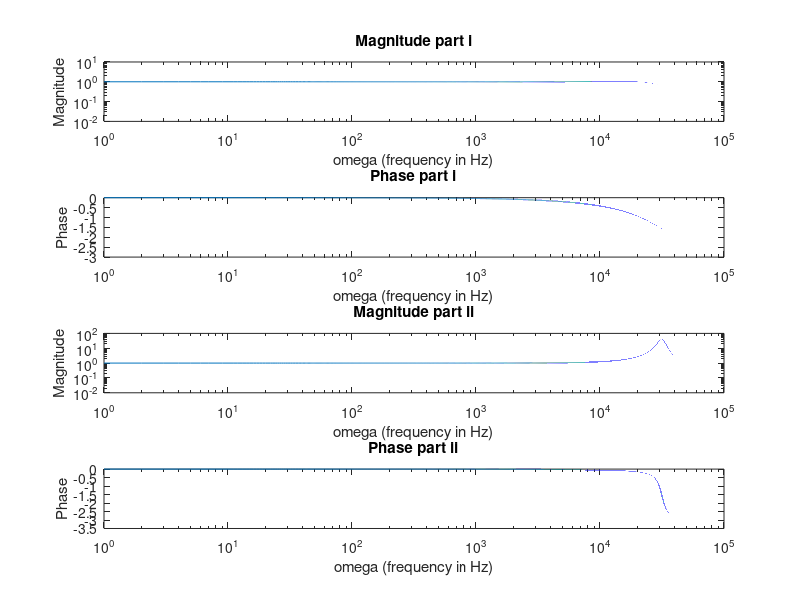

Write MATLAB code to recreate this figure.
C = 10^-7;
L = 10^-2;
R1 = 400;
R2 = 50;

%atan imag/real

%mag 1
w = 1:1:100000;
Hmag=(1./((w.^2*R1.^2*C.^2)+(1-w.^2*L*C).^2));
subplot(4,1,1);
loglog(w,Hmag);
title('Magnitude part i');
xlabel('omega (frequency in Hz)');
ylabel('Magnitude');


%phase 1
w = 1:1:100000;
% real = 1./(1-(w.^2*L*C));
% imag = 1./(w*R1*C);

% imag = (w*R1*C)./(-(w.^2*R1^2*C^2) + -(w.^4*L^2*C^2) + 2*w.^2*L*C-1);
% real = (w.^2*L*C-1)./(-w.^2*R1^2*C^2 + -w.^4*L^2*C^2 + 2*w.^2*L*C-1);
% Hphase=atan(imag./real);
Hphase = angle(1./(j*w*R1*C-w.^2*L*C+1));
subplot(4,1,2);
semilogx(w,Hphase);
title('Phase part i');
xlabel('omega (frequency in Hz)');
ylabel('Phase');



%mag 2
w = 1:1:100000;
Hmag2=(1./((w.^2*R2.^2*C.^2)+(1-w.^2*L*C).^2));
subplot(4,1,3);
loglog(w,Hmag2);
title('Magnitude part ii');
xlabel('omega (frequency in Hz)');
ylabel('Magnitude');

%phase 2
w = 1:1:100000;
% real = 1./(1-(w.^2*L*C));
% imag = 1./(w*R2*C);
% imag = (w*R2*C)./(-(w.^2*R2^2*C^2) + -(w.^4*L^2*C^2) + 2*w.^2*L*C-1);
% real = (w.^2*L*C-1)./(-w.^2*R2^2*C^2 + -w.^4*L^2*C^2 + 2*w.^2*L*C-1);
% 
% Hphase=atan(imag./real);
Hphase2 = angle(1./(j*w*R2*C-w.^2*L*C+1));
subplot(4,1,4);
semilogx(w,Hphase2);
title('Phase part ii');
xlabel('omega (frequency in Hz)');
ylabel('Phase');